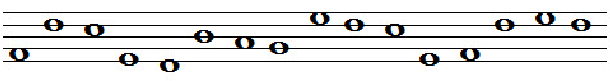
%> input picture images/LK1.png, 610 x 81 px
$ octave noteDetection.m   (GNU Octave 9; MATLAB toolbox functions it lacks are replaced by stand-ins)
%> lines starting %> are read from the running program, lines starting %| are printed output that depends on the picture; in (x1, y1, x2, y2) boxes, pixels count from 0 and x2, y2 are one past the last pixel; in counts of white or black regions, pixels touching at a corner belong together; the program's own positions count from 1
% Step 1: Read Image and Convert to Grayscale
I = imread('LK1.png');  % Change to your actual image filename
%> I is the input picture: size 81x610x3 uint8; mean R, G, B 225.8, 225.9, 225.8

if size(I,3) == 3
    I_gray = rgb2gray(I);
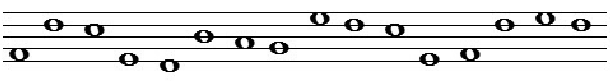
%> I_gray: size 81x610 uint8; min 0, max 255, mean 225.9
else
    I_gray = I;
end
figure, imshow(I_gray), title('Original Grayscale Image');

% Step 2: Convert to Binary and Invert (Notes & Lines = White)
BW = imbinarize(I_gray);
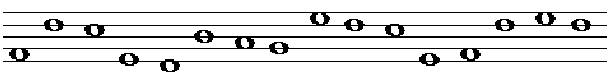
%> BW: size 81x610 logical; 88.6% white; 1 black region, box (x1, y1, x2, y2) and area: (3, 12, 607, 72) 5656
BW = imcomplement(BW);
figure, imshow(BW), title('Binary Image After Thresholding');

% Step 3: Detect Staff Lines Using Morphology
se_line = strel('line', 10, 0);  % Long horizontal structuring element
BW_staff = imerode(BW, se_line);  % Initial extraction of staff lines
%> BW_staff: size 81x610 logical; 7.2% white in thin lines or dots, all inside (x1, y1, x2, y2) = (8, 12, 602, 62)

% Dilate to cover the full line width
se_line_dilate = strel('line', 15, 0);
BW_staff_dilated = imdilate(BW_staff, se_line_dilate);
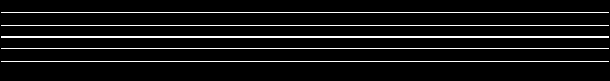
%> BW_staff_dilated: size 81x610 logical; 7.4% white in thin lines or dots, all inside (x1, y1, x2, y2) = (1, 12, 609, 62)
figure, imshow(BW_staff_dilated), title('Dilated Staff Lines');

% Step 4: Remove Staff Lines
BW_noStaff = BW & ~BW_staff_dilated;
%> BW_noStaff: size 81x610 logical; 4.1% white; 28 white regions (3 under 20 px), largest, box (x1, y1, x2, y2) and area: (460, 49, 481, 61) 139, (535, 13, 556, 25) 136, (9, 49, 30, 61) 136
figure, imshow(BW_noStaff), title('Image After Full Staff Line Removal');


% Step 5: Apply Morphological Closing to Fix Splits in Notes
se_fill = strel('disk', 3);
BW_filled = imclose(BW_noStaff, se_fill);
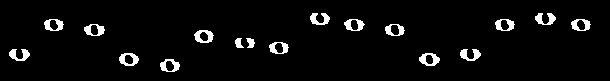
%> BW_filled: size 81x610 logical; 4.5% white; 17 white regions, largest, box (x1, y1, x2, y2) and area: (419, 53, 440, 66) 153, (194, 30, 214, 43) 152, (119, 53, 139, 66) 147
se_horiz = strel('line', 10, 0);
BW_merged = imdilate(BW_filled, se_horiz);
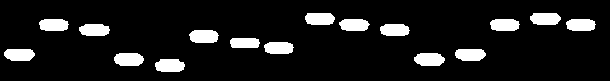
%> BW_merged: size 81x610 logical; 10.4% white; 16 white regions
figure, imshow(BW_merged), title('After Bridging Note Heads');

% Step 6: Detect Connected Components (CCs)
cc = bwconncomp(BW_merged);
%> cc = 16 connected components
stats = regionprops(cc, 'Area', 'Centroid', 'BoundingBox');
%> stats = 16 regions; largest, box (x1, y1, x2, y2), Area and Centroid: (189, 30, 219, 43) 338 [204.5 37], (114, 53, 144, 66) 337 [129.4 60], (414, 53, 445, 66) 337 [430 60], (155, 59, 185, 72) 334 [170.4 66.2], (530, 13, 561, 25) 324 [546 19.4]

% Compute area values
areaVals = [stats.Area];
%> areaVals = [323 316 317 337 334 338 280 315 322 314 312 337 323 315 324 315]

% Step 7: Automatically Determine `minArea` and `maxArea`
if ~isempty(areaVals)
    medianArea = median(areaVals);
%> medianArea = 319.5
    iqrArea = iqr(areaVals);  % Interquartile range (IQR)
%> iqrArea = 14

    % Define min and max dynamically
    minArea = max(5, medianArea - 1.5 * iqrArea);  % Avoid extreme small objects
%> minArea = 298.5
    maxArea = medianArea + 3 * iqrArea;  % Allow some variation but exclude outliers
%> maxArea = 361.5
else
    error('No connected components detected.');
end

fprintf('Automatically determined minArea = %.2f, maxArea = %.2f\n', minArea, maxArea);
%| Automatically determined minArea = 298.50, maxArea = 361.50

% Step 8: Filter Valid Note Heads Using Dynamic Area Limits
validIdx = (areaVals >= minArea) & (areaVals <= maxArea);
%> validIdx = [true true true true true true false true true true true true true true true true]
noteHeads = stats(validIdx);
%> noteHeads = 15 regions; largest, box (x1, y1, x2, y2), Area and Centroid: (189, 30, 219, 43) 338 [204.5 37], (114, 53, 144, 66) 337 [129.4 60], (414, 53, 445, 66) 337 [430 60], (155, 59, 185, 72) 334 [170.4 66.2], (530, 13, 561, 25) 324 [546 19.4]

% Step 9: Visualize Detected Connected Components
figure, imshow(BW_merged), hold on;
for k = 1:length(noteHeads)
    rectangle('Position', noteHeads(k).BoundingBox, 'EdgeColor', 'yellow', 'LineWidth', 1.5);
    plot(noteHeads(k).Centroid(1), noteHeads(k).Centroid(2), 'ro', 'MarkerSize', 8, 'LineWidth', 1.5);
end
%> this loop made 15 passes
title('Detected Connected Components (Potential Note Heads)');
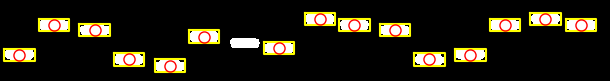
%> figure redrawn from the program's plot data; its title reads 'Detected Connected Components (Potential Note Heads)'
hold off;

% Step 10: Detect Staff Lines Again (Ensure Exactly 5)
staffLines = regionprops(BW_staff, 'Centroid');
%> staffLines = 5 regions; Centroid: [305.5 13], [305.5 26], [305.5 37.5], [305.5 49], [305.5 62]
staffLinesY = sort([staffLines.Centroid]);
%> staffLinesY = [13 26 37.5 49 62 305.5 305.5 305.5 305.5 305.5]

% Ensure exactly 5 staff lines are kept
if length(staffLinesY) > 5
    staffLinesY = staffLinesY(1:5);  % Keep only the first 5 (ignore extra)
%> staffLinesY = [13 26 37.5 49 62]
elseif length(staffLinesY) < 5
    error('Staff line detection failed. Expected 5 lines, found less.');
end

% Compute the staff line spacing (d)
d = mean(diff(staffLinesY));
%> d = 12.25

% Find the bottom-most staff line (which corresponds to E)
E_line = staffLinesY(end);  % Highest Y value (bottom staff line)
%> E_line = 62

% Compute note positions using relative spacing from E
candidateY = E_line + [1, 0.5, 0, -0.5, -1, -1.5, -2, -2.5, -3, -3.5, -4, -4.5, -5] * d;
%> candidateY = [74.25 68.13 62 55.88 49.75 43.63 37.5 31.38 25.25 19.13 13 6.88 0.75]

% Define the corresponding note names
noteNames = {'C','D','E','F','G','A','B','C','D','E','F','G','A'};

disp('Corrected Candidate Y-Positions (Using Relative Positioning):');
disp(candidateY);
%|  Columns 1 through 8:
%|    74.2500   68.1250   62.0000   55.8750   49.7500   43.6250   37.5000   31.3750
%|  Columns 9 through 13:
%|    25.2500   19.1250   13.0000    6.8750    0.7500
disp('Corrected Note Mapping Order:');
disp(noteNames);

% Step 11: Assign Notes and Display Results
detectedNotes = {};
figure, imshow(I_gray), hold on;
for k = 1:length(noteHeads)
    y_centroid = noteHeads(k).Centroid(2);

    % Find Closest Note
    [~, idx] = min(abs(candidateY - y_centroid));
    noteLabel = noteNames{idx};

    % Print Debug Information
    fprintf('Note %d: Y-Centroid = %.2f, Assigned Note: %s (Closest Y = %.2f)\n', ...
            k, y_centroid, noteLabel, candidateY(idx));

    % Store Detected Note
    detectedNotes{end+1} = noteLabel;

    % Overlay Note Labels Slightly to the Side
    text(noteHeads(k).Centroid(1) + 10, noteHeads(k).Centroid(2), noteLabel, ...
        'Color', 'red', 'FontSize', 12, 'FontWeight', 'bold', ...
        'HorizontalAlignment', 'left', 'VerticalAlignment', 'middle');
end
%> this loop made 15 passes
%> (y_centroid, idx, noteLabel) on passes 1 to 12: (55.27, 4, 'F'), (25.51, 9, 'D'), (30.57, 8, 'C'), (59.96, 3, 'E'), (66.17, 2, 'D'), (37, 7, 'B'), (48.5, 5, 'G'), (19.4, 10, 'E'), (25.48, 9, 'D'), (30.56, 8, 'C'), (60, 3, 'E'), (55.23, 4, 'F')
%| Note 1: Y-Centroid = 55.27, Assigned Note: F (Closest Y = 55.88)
%| Note 2: Y-Centroid = 25.51, Assigned Note: D (Closest Y = 25.25)
%| Note 3: Y-Centroid = 30.57, Assigned Note: C (Closest Y = 31.38)
%| Note 4: Y-Centroid = 59.96, Assigned Note: E (Closest Y = 62.00)
%| Note 5: Y-Centroid = 66.17, Assigned Note: D (Closest Y = 68.13)
%| Note 6: Y-Centroid = 37.00, Assigned Note: B (Closest Y = 37.50)
%| Note 7: Y-Centroid = 48.50, Assigned Note: G (Closest Y = 49.75)
%| Note 8: Y-Centroid = 19.40, Assigned Note: E (Closest Y = 19.13)
%> (further printed lines are left out)
%> after the loop, detectedNotes = 15 items
title('Final Detected Notes with Labels');
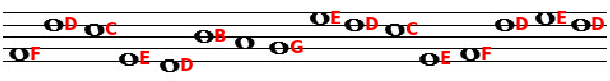
%> figure redrawn from the program's plot data; its title reads 'Final Detected Notes with Labels'

disp('Final Detected Notes:');
disp(detectedNotes);
%> (printed output is left out)

$ run again, with images/test.png copied over images/LK1.png
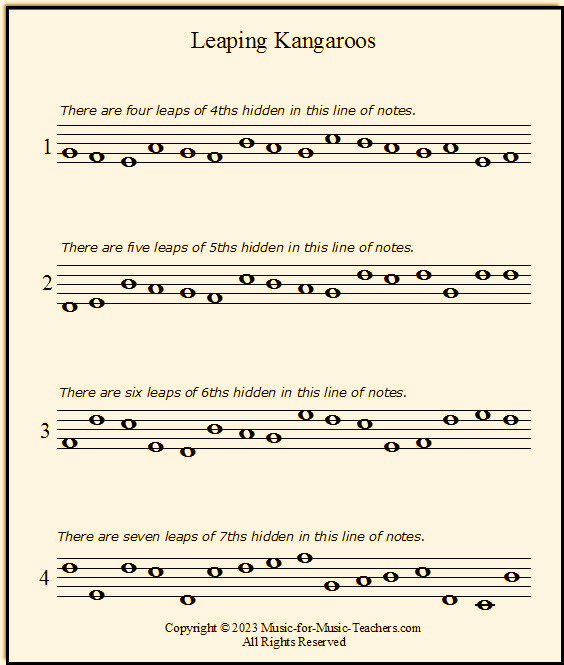
%> input picture images/test.png, 564 x 665 px
%> I is the input picture: size 665x564x3 uint8; mean R, G, B 235.7, 227.5, 206
%> BW_staff: size 665x564 logical; 3.5% white; 25 white regions (2 under 20 px), largest, box (x1, y1, x2, y2) and area: (11, 6, 564, 10) 2212, (11, 662, 564, 665) 1659, (62, 125, 526, 126) 464
%> BW_staff_dilated: size 665x564 logical; 3.6% white; 25 white regions (1 under 20 px), largest, box (x1, y1, x2, y2) and area: (4, 6, 564, 10) 2240, (4, 662, 564, 665) 1680, (55, 125, 533, 126) 478
%> BW_noStaff: size 665x564 logical; 3.7% white; 397 white regions (181 under 20 px), largest, box (x1, y1, x2, y2) and area: (6, 10, 9, 662) 1956, (561, 10, 564, 662) 1956, (245, 37, 267, 53) 118
%> BW_filled: size 665x564 logical; 5.4% white; 133 white regions (1 under 20 px), largest, box (x1, y1, x2, y2) and area: (6, 10, 9, 662) 1956, (561, 10, 564, 662) 1956, (274, 32, 375, 53) 832
%> BW_merged: size 665x564 logical; 12.4% white; 78 white regions
%> cc = 78 connected components
%> stats = 78 regions; largest, box (x1, y1, x2, y2), Area and Centroid: (1, 10, 14, 662) 8476 [8 336.5], (556, 10, 564, 662) 5216 [560.5 336.5], (53, 531, 429, 544) 3134 [244.8 537.3], (56, 105, 420, 118) 3091 [239.6 111.2], (57, 242, 418, 255) 3074 [239.2 248.2]
%> areaVals = 78 values, max 8476 at index 1, min 24 at index 40, mean 595.7
%> medianArea = 222
%> iqrArea = 3
%> minArea = 217.5
%> maxArea = 231
%| Automatically determined minArea = 217.50, maxArea = 231.00
%> validIdx = 78 logical values, 50 true
%> noteHeads = 50 regions; largest, box (x1, y1, x2, y2), Area and Centroid: (84, 590, 110, 600) 225 [97.3 595.5], (143, 442, 169, 452) 224 [156.3 447.5], (175, 148, 201, 158) 224 [188.4 153.5], (202, 567, 228, 577) 224 [215.4 572.5], (234, 138, 260, 148) 224 [247.4 143.5]
%> the loop `for k = 1:length(noteHeads)` made 50 passes
%> `title('Detected Connected Components (Potential Note Heads)');`:
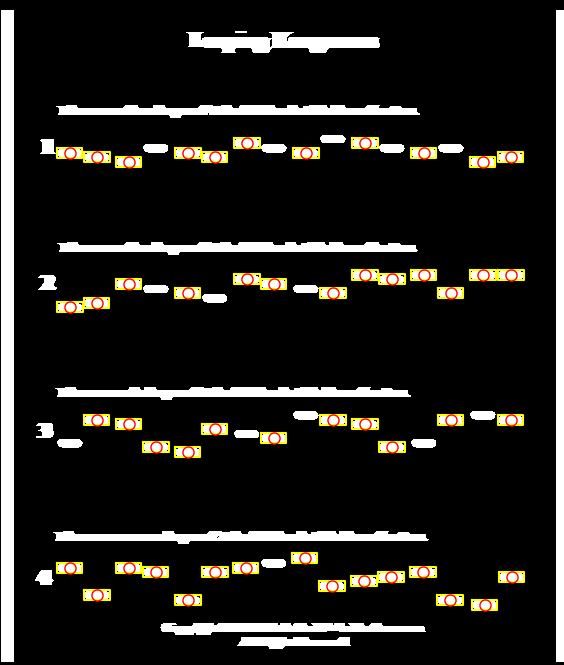
%> figure redrawn from the program's plot data; its title reads 'Detected Connected Components (Potential Note Heads)'
%> staffLines = 25 regions; first 5, Centroid: [288 8.5], [288 664], [294.5 126], [294.5 135], [294.5 144]
%> `staffLinesY = sort([staffLines.Centroid]);`: staffLinesY = 50 values from 8.5 to 664
%> `staffLinesY = staffLinesY(1:5);`: staffLinesY = [8.5 48 126 135 144]
%> d = 33.88
%> E_line = 144
%> candidateY = [177.9 160.9 144 127.1 110.1 93.19 76.25 59.31 42.37 25.44 8.5 -8.44 -25.38]
%|  Columns 1 through 7:
%|    177.8750   160.9375   144.0000   127.0625   110.1250    93.1875    76.2500
%|  Columns 8 through 13:
%|     59.3125    42.3750    25.4375     8.5000    -8.4375   -25.3750
%> the loop `for k = 1:length(noteHeads)` made 50 passes
%> (y_centroid, idx, noteLabel) on passes 1 to 8: (153.5, 2, 'D'), (307.6, 1, 'C'), (568.5, 1, 'C'), (157.6, 2, 'D'), (303.5, 1, 'C'), (420.5, 1, 'C'), (595.5, 1, 'C'), (162.5, 2, 'D')
%> (printed output is left out)
%> after the loop `for k = 1:length(noteHeads)`: detectedNotes = 50 items
%> `title('Final Detected Notes with Labels');`:
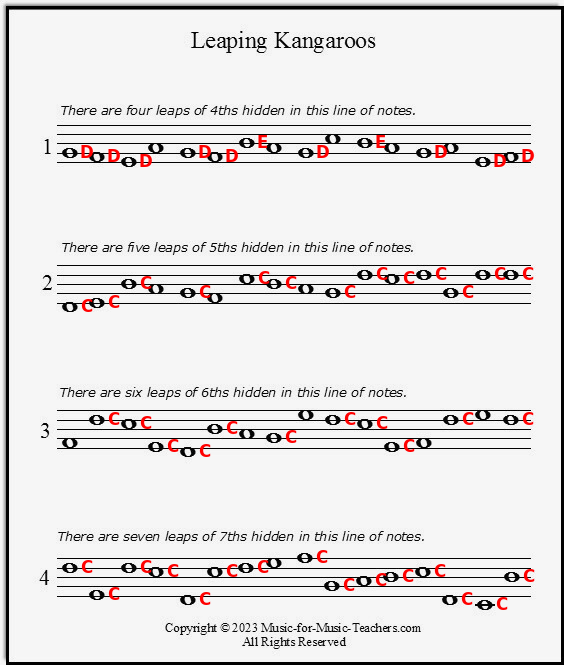
%> figure redrawn from the program's plot data; its title reads 'Final Detected Notes with Labels'
%> (printed output is left out)
